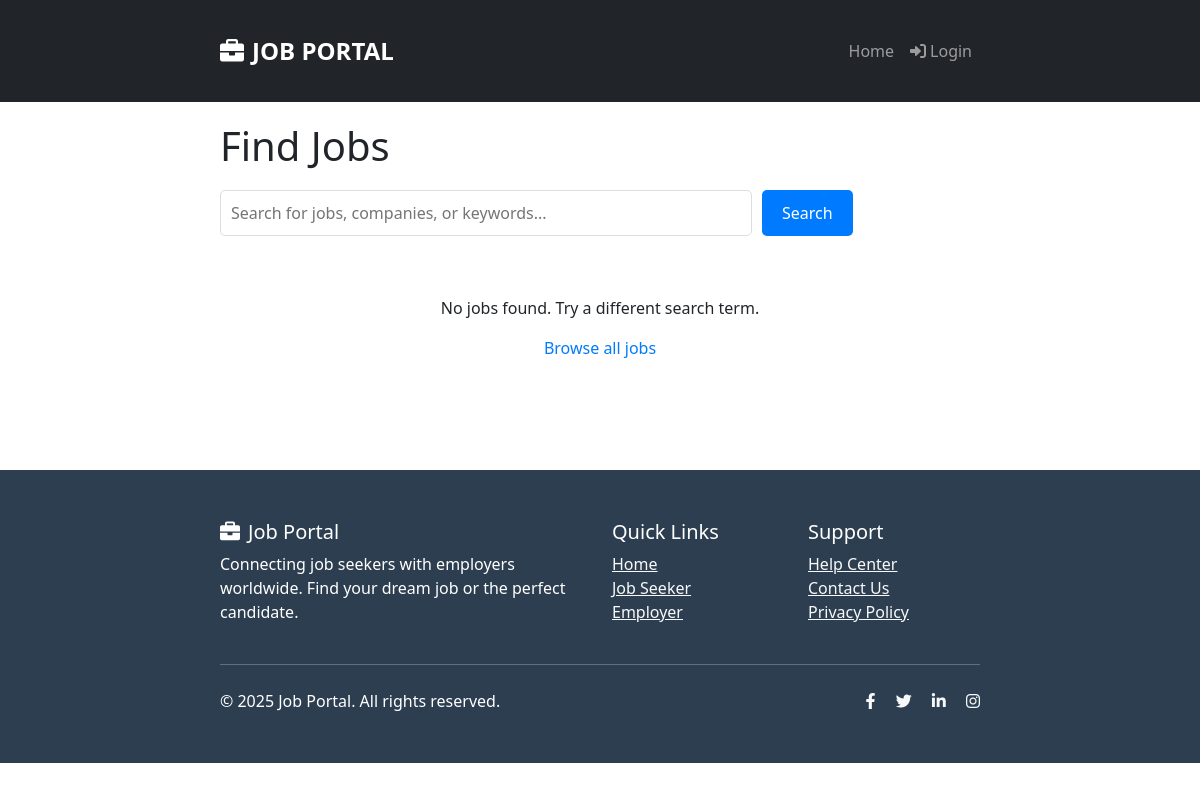
/jobs/find-jobs/, run on an earlier commit of the app's database.
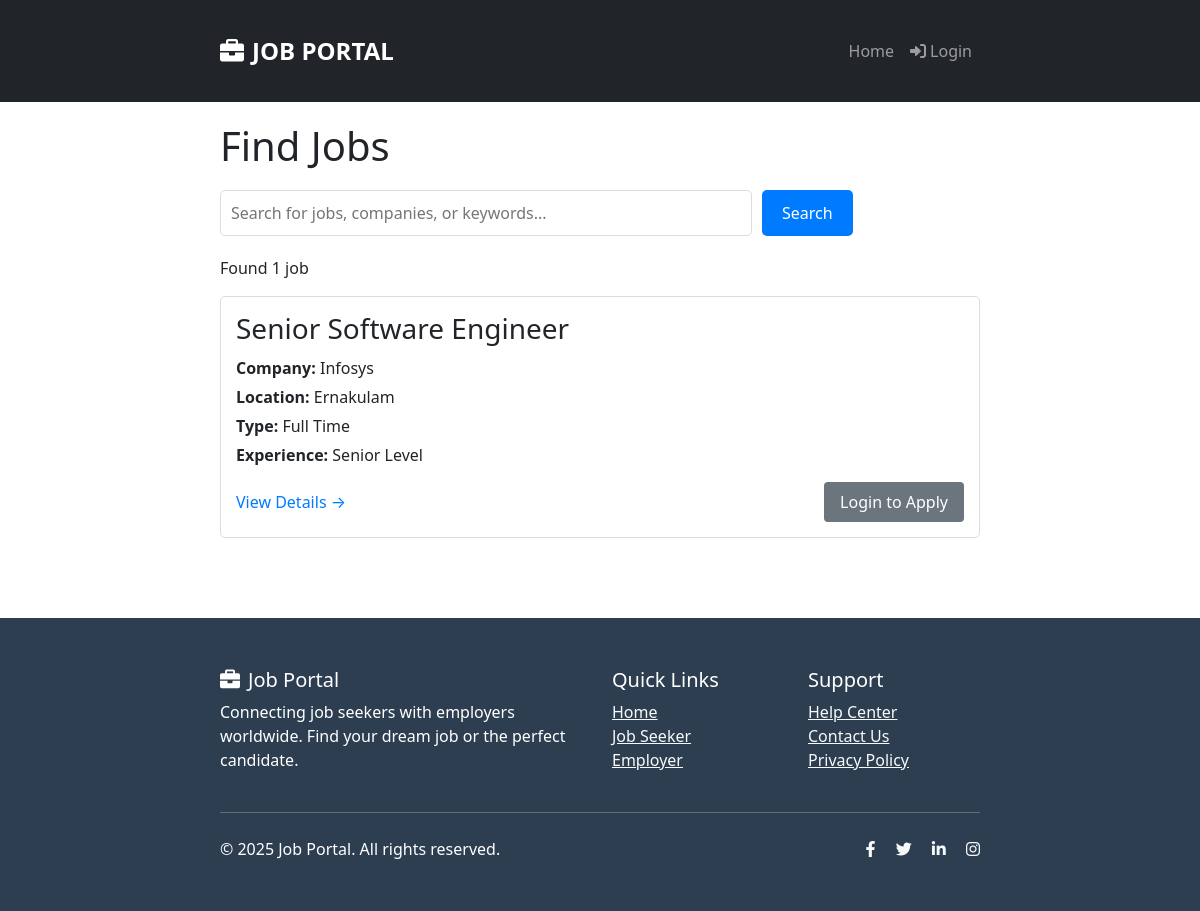
And on a later commit of the database.
### jobs/models.py (models this page shows, shortened)
class Job(models.Model):
    JOB_TYPE_CHOICES = (
        ('full_time', 'Full Time'),
        ('part_time', 'Part Time'),
        ('contract', 'Contract'),
        ('internship', 'Internship'),
        ('remote', 'Remote'),
    )
    EXPERIENCE_LEVEL_CHOICES = (
        ('entry', 'Entry Level'),
        ('mid', 'Mid Level'),
        ('senior', 'Senior Level'),
    )
    employer = models.ForeignKey('users.Employer', on_delete=models.CASCADE)  # Use string reference
    title = models.CharField(max_length=200)
    department = models.CharField(max_length=100)
    location = models.CharField(max_length=100)
    job_type = models.CharField(max_length=20, choices=JOB_TYPE_CHOICES)
    experience_level = models.CharField(max_length=20, choices=EXPERIENCE_LEVEL_CHOICES)
    salary = models.CharField(max_length=100, blank=True)
    description = models.TextField()
    requirements = models.TextField()
    is_active = models.BooleanField(default=True)
    created_at = models.DateTimeField(auto_now_add=True)
    class Meta:
        ordering = ['-created_at']

### users/models.py (models this page shows, shortened)
class Employer(models.Model):
    user = models.OneToOneField(User, on_delete=models.CASCADE)
    company_name = models.CharField(max_length=100)
    contact_person = models.CharField(max_length=100)
    phone = models.CharField(max_length=15)
    company_address = models.TextField()
    is_verified = models.BooleanField(default=False)
    created_at = models.DateTimeField(default=timezone.now)

### jobs/views.py (the view)
# urls.py: path('find-jobs/', views.find_jobs, name='find_jobs'),
def find_jobs(request):
    jobs = Job.objects.filter(is_active=True)
    search_query = request.GET.get('search', '')
    if search_query:
        jobs = jobs.filter(
            Q(title__icontains=search_query) |
            Q(description__icontains=search_query) |
            Q(employer__company_name__icontains=search_query)
        )
    user_has_applied = {}
    if request.user.is_authenticated and hasattr(request.user, 'jobseeker'):
        applied_job_ids = Application.objects.filter(
            job_seeker=request.user.jobseeker
        ).values_list('job_id', flat=True)
        user_has_applied = {job_id: True for job_id in applied_job_ids}
    return render(request, 'jobs/find_jobs.html', {
        'jobs': jobs,
        'search_query': search_query,
        'user_has_applied': user_has_applied
    })

### templates/jobs/find_jobs.html (shortened to what this page needs)
{% extends 'base.html' %}
{% block content %}
<div class="container">
    <h1>Find Jobs</h1>
    <div class="search-box">
        <form method="GET" class="search-form">
            <input type="text" name="search" placeholder="Search for jobs, companies, or keywords..."
                   value="{{ search_query }}" style="width: 70%; padding: 10px; border: 1px solid #ddd; border-radius: 5px;">
            <button type="submit" style="padding: 10px 20px; background: #007bff; color: white; border: none; border-radius: 5px; cursor: pointer;">
                Search
            </button>
        </form>
    </div>
    <div class="job-list">
        {% if jobs %}
            <p>Found {{ jobs|length }} job{{ jobs|pluralize }}</p>
            {% for job in jobs %}
            <div class="job-card" style="border: 1px solid #ddd; padding: 15px; margin: 10px 0; border-radius: 5px;">
                <h3 style="margin: 0 0 10px 0;">{{ job.title }}</h3>
                <p style="margin: 5px 0;"><strong>Company:</strong> {{ job.employer.company_name }}</p>
                <p style="margin: 5px 0;"><strong>Location:</strong> {{ job.location }}</p>
                <p style="margin: 5px 0;"><strong>Type:</strong> {{ job.get_job_type_display }}</p>
                <p style="margin: 5px 0;"><strong>Experience:</strong> {{ job.get_experience_level_display }}</p>
                <div style="display: flex; justify-content: space-between; align-items: center; margin-top: 15px;">
                    <a href="{% url 'job_detail' job.id %}" style="color: #007bff; text-decoration: none;">View Details →</a>
                    {% if user.is_authenticated and user.jobseeker %}
                        {% if job.id in user_has_applied %}
                            <span style="color: #28a745; font-weight: bold;">✓ Applied</span>
                        {% else %}
                            <a href="{% url 'apply_job' job.id %}" style="background: #28a745; color: white; padding: 8px 16px; text-decoration: none; border-radius: 4px;">
                                Apply Now
                            </a>
                        {% endif %}
                    {% elif not user.is_authenticated %}
                        <a href="{% url 'login' %}?next={% url 'job_detail' job.id %}" style="background: #6c757d; color: white; padding: 8px 16px; text-decoration: none; border-radius: 4px;">
                            Login to Apply
                        </a>
                    {% endif %}
                </div>
            </div>
            {% endfor %}
        {% else %}
            <div style="text-align: center; padding: 40px;">
                <p>No jobs found. Try a different search term.</p>
                <a href="{% url 'find_jobs' %}" style="color: #007bff; text-decoration: none;">Browse all jobs</a>
            </div>
        {% endif %}
    </div>
</div>
{% endblock %}

What changed in the data, as far as the page shows it:
added Job: title "Senior Software Engineer", employer.company_name "Infosys", location "Ernakulam", job_type "Full Time", experience_level "Senior Level"
Also different on the page:
{{ jobs|length }}: (not shown) → "1"
text no longer shown: "No jobs found. Try a different search term. Browse all jobs"
text now shown: "Found job"
